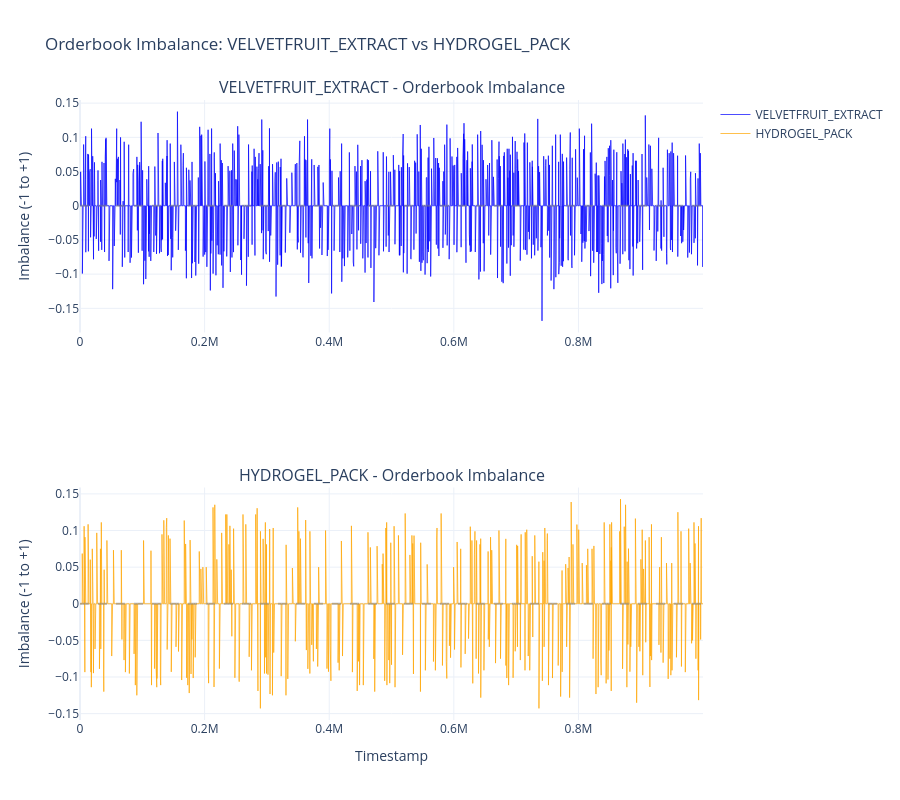
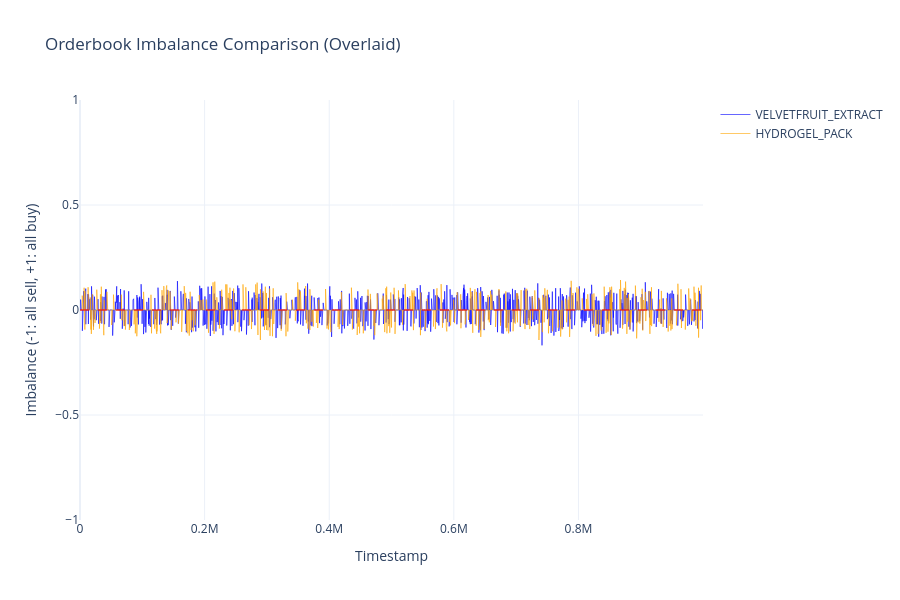

Source (notebook cell) for these figures, in order:
### Markdown cell above
## 8. Orderbook Imbalance Analysis

### Code cell
# Calculate orderbook imbalance for both products
def calculate_orderbook_imbalance(prices_data):
    """
    Calculate orderbook imbalance: (bid_volume - ask_volume) / (bid_volume + ask_volume)
    Imbalance range: -1 (all sell) to +1 (all buy)
    """
    bid_cols = [col for col in prices_data.columns if 'bid_volume' in col]
    ask_cols = [col for col in prices_data.columns if 'ask_volume' in col]
    
    # Sum bid and ask volumes
    total_bid_volume = prices_data[bid_cols].sum(axis=1)
    total_ask_volume = prices_data[ask_cols].sum(axis=1)
    
    # Calculate imbalance
    total_volume = total_bid_volume + total_ask_volume
    imbalance = (total_bid_volume - total_ask_volume) / total_volume
    
    return total_bid_volume, total_ask_volume, imbalance

# Calculate imbalance for velvetfruit
vel_bid_vol, vel_ask_vol, vel_imbalance = calculate_orderbook_imbalance(velvetfruit_prices)
velvetfruit_prices['bid_volume_total'] = vel_bid_vol
velvetfruit_prices['ask_volume_total'] = vel_ask_vol
velvetfruit_prices['imbalance'] = vel_imbalance

# Calculate imbalance for hydrogel
hyd_bid_vol, hyd_ask_vol, hyd_imbalance = calculate_orderbook_imbalance(hydrogel_prices)
hydrogel_prices['bid_volume_total'] = hyd_bid_vol
hydrogel_prices['ask_volume_total'] = hyd_ask_vol
hydrogel_prices['imbalance'] = hyd_imbalance

print("=== Orderbook Imbalance Statistics ===\n")
print("VELVETFRUIT_EXTRACT:")
print(f"  Imbalance mean: {velvetfruit_prices['imbalance'].mean():.4f}")
print(f"  Imbalance std: {velvetfruit_prices['imbalance'].std():.4f}")
print(f"  Imbalance min: {velvetfruit_prices['imbalance'].min():.4f}")
print(f"  Imbalance max: {velvetfruit_prices['imbalance'].max():.4f}")

print("\nHYDROGEL_PACK:")
print(f"  Imbalance mean: {hydrogel_prices['imbalance'].mean():.4f}")
print(f"  Imbalance std: {hydrogel_prices['imbalance'].std():.4f}")
print(f"  Imbalance min: {hydrogel_prices['imbalance'].min():.4f}")
print(f"  Imbalance max: {hydrogel_prices['imbalance'].max():.4f}")

# Plot orderbook imbalance for both products over time
fig_imbalance = make_subplots(
    rows=2, cols=1,
    subplot_titles=("VELVETFRUIT_EXTRACT - Orderbook Imbalance", 
                    "HYDROGEL_PACK - Orderbook Imbalance"),
    specs=[[{"secondary_y": False}], [{"secondary_y": False}]]
)

# Sort data by timestamp
vel_sorted = velvetfruit_prices.sort_values('timestamp')
hyd_sorted = hydrogel_prices.sort_values('timestamp')

# Add velvetfruit imbalance trace
fig_imbalance.add_trace(
    go.Scatter(x=vel_sorted['timestamp'], y=vel_sorted['imbalance'],
               mode='lines', name='VELVETFRUIT_EXTRACT',
               line=dict(color='blue', width=1),
               opacity=0.7,
               hovertemplate='<b>Timestamp:</b> %{x}<br><b>Imbalance:</b> %{y:.4f}<extra></extra>'),
    row=1, col=1
)

# Add hydrogel imbalance trace
fig_imbalance.add_trace(
    go.Scatter(x=hyd_sorted['timestamp'], y=hyd_sorted['imbalance'],
               mode='lines', name='HYDROGEL_PACK',
               line=dict(color='orange', width=1),
               opacity=0.7,
               hovertemplate='<b>Timestamp:</b> %{x}<br><b>Imbalance:</b> %{y:.4f}<extra></extra>'),
    row=2, col=1
)

# Add zero line for reference
for row in [1, 2]:
    fig_imbalance.add_hline(y=0, line_dash="dash", line_color="gray", 
                           row=row, col=1, opacity=0.5)

fig_imbalance.update_xaxes(title_text="Timestamp", row=2, col=1)
fig_imbalance.update_yaxes(title_text="Imbalance (-1 to +1)", row=1, col=1)
fig_imbalance.update_yaxes(title_text="Imbalance (-1 to +1)", row=2, col=1)

fig_imbalance.update_layout(
    title_text="Orderbook Imbalance: VELVETFRUIT_EXTRACT vs HYDROGEL_PACK",
    height=800,
    hovermode='x unified',
    template='plotly_white'
)

fig_imbalance.show()

# Create comparison plot on same chart using secondary y-axis
fig_comparison = go.Figure()

fig_comparison.add_trace(go.Scatter(
    x=vel_sorted['timestamp'], y=vel_sorted['imbalance'],
    mode='lines', name='VELVETFRUIT_EXTRACT',
    line=dict(color='blue', width=1),
    opacity=0.6
))

fig_comparison.add_trace(go.Scatter(
    x=hyd_sorted['timestamp'], y=hyd_sorted['imbalance'],
    mode='lines', name='HYDROGEL_PACK',
    line=dict(color='orange', width=1),
    opacity=0.6
))

fig_comparison.add_hline(y=0, line_dash="dash", line_color="red", opacity=0.5)

fig_comparison.update_layout(
    title="Orderbook Imbalance Comparison (Overlaid)",
    xaxis_title="Timestamp",
    yaxis_title="Imbalance (-1: all sell, +1: all buy)",
    height=600,
    hovermode='x unified',
    template='plotly_white',
    yaxis=dict(range=[-1, 1])
)

fig_comparison.show()

print("\n=== Imbalance Interpretation ===")
print("+1: All bid volume (max buying pressure)")
print(" 0: Equal bid and ask volume (neutral)")
print("-1: All ask volume (max selling pressure)")

### Figure 1 — Plotly figure (JSON) as saved in the notebook; plotly's stock layout.template omitted (floating-point values rounded to 4 significant figures; data arrays with more than 128 entries replaced by an {"elided": "..."} marker saying what was removed)
{"data": [{"hovertemplate": "<b>Timestamp:</b> %{x}<br><b>Imbalance:</b> %{y:.4f}<extra></extra>", "line": {"color": "blue", "width": 1}, "mode": "lines", "name": "VELVETFRUIT_EXTRACT", "opacity": 0.7, "type": "scatter", "x": {"elided": "10000 int values"}, "xaxis": "x", "y": {"elided": "10000 float values"}, "yaxis": "y"}, {"hovertemplate": "<b>Timestamp:</b> %{x}<br><b>Imbalance:</b> %{y:.4f}<extra></extra>", "line": {"color": "orange", "width": 1}, "mode": "lines", "name": "HYDROGEL_PACK", "opacity": 0.7, "type": "scatter", "x": {"elided": "10000 int values"}, "xaxis": "x2", "y": {"elided": "10000 float values"}, "yaxis": "y2"}], "layout": {"annotations": [{"font": {"size": 16}, "showarrow": false, "text": "VELVETFRUIT_EXTRACT - Orderbook Imbalance", "x": 0.5, "xanchor": "center", "xref": "paper", "y": 1, "yanchor": "bottom", "yref": "paper"}, {"font": {"size": 16}, "showarrow": false, "text": "HYDROGEL_PACK - Orderbook Imbalance", "x": 0.5, "xanchor": "center", "xref": "paper", "y": 0.375, "yanchor": "bottom", "yref": "paper"}], "height": 800, "hovermode": "x unified", "shapes": [{"line": {"color": "gray", "dash": "dash"}, "opacity": 0.5, "type": "line", "x0": 0, "x1": 1, "xref": "x domain", "y0": 0, "y1": 0, "yref": "y"}, {"line": {"color": "gray", "dash": "dash"}, "opacity": 0.5, "type": "line", "x0": 0, "x1": 1, "xref": "x2 domain", "y0": 0, "y1": 0, "yref": "y2"}], "title": {"text": "Orderbook Imbalance: VELVETFRUIT_EXTRACT vs HYDROGEL_PACK"}, "xaxis": {"anchor": "y", "domain": [0, 1]}, "xaxis2": {"anchor": "y2", "domain": [0, 1], "title": {"text": "Timestamp"}}, "yaxis": {"anchor": "x", "domain": [0.625, 1], "title": {"text": "Imbalance (-1 to +1)"}}, "yaxis2": {"anchor": "x2", "domain": [0, 0.375], "title": {"text": "Imbalance (-1 to +1)"}}}}

### Figure 2 — Plotly figure (JSON) as saved in the notebook; plotly's stock layout.template omitted (floating-point values rounded to 4 significant figures; data arrays with more than 128 entries replaced by an {"elided": "..."} marker saying what was removed)
{"data": [{"line": {"color": "blue", "width": 1}, "mode": "lines", "name": "VELVETFRUIT_EXTRACT", "opacity": 0.6, "type": "scatter", "x": {"elided": "10000 int values"}, "y": {"elided": "10000 float values"}}, {"line": {"color": "orange", "width": 1}, "mode": "lines", "name": "HYDROGEL_PACK", "opacity": 0.6, "type": "scatter", "x": {"elided": "10000 int values"}, "y": {"elided": "10000 float values"}}], "layout": {"height": 600, "hovermode": "x unified", "shapes": [{"line": {"color": "red", "dash": "dash"}, "opacity": 0.5, "type": "line", "x0": 0, "x1": 1, "xref": "x domain", "y0": 0, "y1": 0, "yref": "y"}], "title": {"text": "Orderbook Imbalance Comparison (Overlaid)"}, "xaxis": {"title": {"text": "Timestamp"}}, "yaxis": {"range": [-1, 1], "title": {"text": "Imbalance (-1: all sell, +1: all buy)"}}}}
